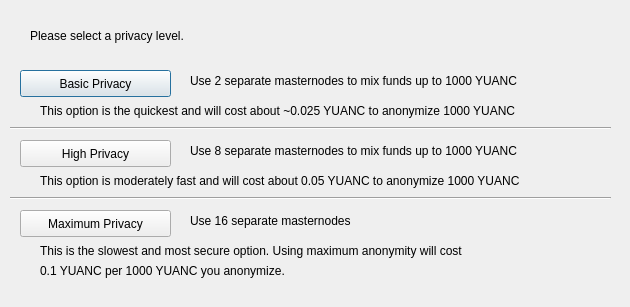
<?xml version="1.0" encoding="UTF-8"?>
<ui version="4.0">
 <class>DarksendConfig</class>
 <widget class="QDialog" name="DarksendConfig">
  <property name="geometry">
   <rect>
    <x>0</x>
    <y>0</y>
    <width>630</width>
    <height>307</height>
   </rect>
  </property>
  <property name="windowTitle">
   <string>Configure Darksend</string>
  </property>
  <widget class="QPushButton" name="buttonBasic">
   <property name="geometry">
    <rect>
     <x>20</x>
     <y>70</y>
     <width>151</width>
     <height>27</height>
    </rect>
   </property>
   <property name="text">
    <string>Basic Privacy</string>
   </property>
  </widget>
  <widget class="QPushButton" name="buttonHigh">
   <property name="geometry">
    <rect>
     <x>20</x>
     <y>140</y>
     <width>151</width>
     <height>27</height>
    </rect>
   </property>
   <property name="text">
    <string>High Privacy</string>
   </property>
  </widget>
  <widget class="QPushButton" name="buttonMax">
   <property name="geometry">
    <rect>
     <x>20</x>
     <y>210</y>
     <width>151</width>
     <height>27</height>
    </rect>
   </property>
   <property name="text">
    <string>Maximum Privacy</string>
   </property>
  </widget>
  <widget class="QLabel" name="label">
   <property name="geometry">
    <rect>
     <x>30</x>
     <y>20</y>
     <width>571</width>
     <height>31</height>
    </rect>
   </property>
   <property name="text">
    <string>Please select a privacy level.</string>
   </property>
  </widget>
  <widget class="QLabel" name="label_2">
   <property name="geometry">
    <rect>
     <x>190</x>
     <y>70</y>
     <width>421</width>
     <height>21</height>
    </rect>
   </property>
   <property name="text">
    <string>Use 2 separate masternodes to mix funds up to 1000 YUANC</string>
   </property>
  </widget>
  <widget class="QLabel" name="label_3">
   <property name="geometry">
    <rect>
     <x>190</x>
     <y>140</y>
     <width>411</width>
     <height>21</height>
    </rect>
   </property>
   <property name="text">
    <string>Use 8 separate masternodes to mix funds up to 1000 YUANC</string>
   </property>
  </widget>
  <widget class="QLabel" name="label_4">
   <property name="geometry">
    <rect>
     <x>190</x>
     <y>210</y>
     <width>421</width>
     <height>21</height>
    </rect>
   </property>
   <property name="text">
    <string>Use 16 separate masternodes</string>
   </property>
  </widget>
  <widget class="QLabel" name="label_6">
   <property name="geometry">
    <rect>
     <x>40</x>
     <y>100</y>
     <width>561</width>
     <height>21</height>
    </rect>
   </property>
   <property name="text">
    <string>This option is the quickest and will cost about ~0.025 YUANC to anonymize 1000 YUANC</string>
   </property>
  </widget>
  <widget class="QLabel" name="label_7">
   <property name="geometry">
    <rect>
     <x>40</x>
     <y>170</y>
     <width>561</width>
     <height>21</height>
    </rect>
   </property>
   <property name="text">
    <string>This option is moderately fast and will cost about 0.05 YUANC to anonymize 1000 YUANC</string>
   </property>
  </widget>
  <widget class="QLabel" name="label_8">
   <property name="geometry">
    <rect>
     <x>40</x>
     <y>240</y>
     <width>561</width>
     <height>21</height>
    </rect>
   </property>
   <property name="text">
    <string>This is the slowest and most secure option. Using maximum anonymity will cost</string>
   </property>
  </widget>
  <widget class="QLabel" name="label_9">
   <property name="geometry">
    <rect>
     <x>40</x>
     <y>260</y>
     <width>561</width>
     <height>21</height>
    </rect>
   </property>
   <property name="text">
    <string>0.1 YUANC per 1000 YUANC you anonymize.</string>
   </property>
  </widget>
  <widget class="Line" name="line">
   <property name="geometry">
    <rect>
     <x>10</x>
     <y>120</y>
     <width>601</width>
     <height>16</height>
    </rect>
   </property>
   <property name="orientation">
    <enum>Qt::Horizontal</enum>
   </property>
  </widget>
  <widget class="Line" name="line_2">
   <property name="geometry">
    <rect>
     <x>10</x>
     <y>190</y>
     <width>601</width>
     <height>16</height>
    </rect>
   </property>
   <property name="orientation">
    <enum>Qt::Horizontal</enum>
   </property>
  </widget>
 </widget>
 <resources/>
 <connections/>
</ui>
